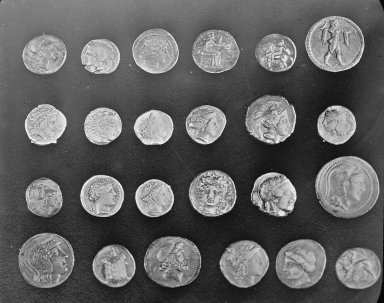
#> input picture skimage.data.coins(), 384 x 303 px
$ jupyter execute --allow-errors Untitled.ipynb   (shell and % lines are left out)   (older library calls are emulated)
#> lines starting #> are read from the running program, lines starting #| are printed output that depends on the picture; after the words box and inside, x2 and y2 are one past the last pixel; in counts of white or black regions, pixels touching at a corner belong together; long printed decimals are rounded
[cell 1]
import numpy as np
a = np.random.randn(4,3)
b = np.random.randn(3,2)
c =a.dot(b);
print (c)

#> (a cell that did not finish here is left out)

[cell 3]
import matplotlib.pyplot as plt
from matplotlib.gridspec import GridSpec

from skimage import data, transform, exposure
from skimage.util import compare_images


img1 = data.coins()
#> img1 is the input picture: shape (303, 384); min 1, max 252, mean 96.9
img1_equalized = exposure.equalize_hist(img1)
img2 = transform.rotate(img1, 2)


comp_equalized = compare_images(img1, img1_equalized, method='checkerboard')
diff_rotated = compare_images(img1, img2, method='diff')
blend_rotated = compare_images(img1, img2, method='blend')

[cell 4]
fig = plt.figure(figsize=(8, 9))

gs = GridSpec(3, 2)
ax0 = fig.add_subplot(gs[0, 0])
ax1 = fig.add_subplot(gs[0, 1])
ax2 = fig.add_subplot(gs[1:, :])

ax0.imshow(img1, cmap='gray')
ax0.set_title('Original')
ax1.imshow(img1_equalized, cmap='gray')
ax1.set_title('Equalized')
ax2.imshow(comp_equalized, cmap='gray')
ax2.set_title('Checkerboard comparison')
for a in (ax0, ax1, ax2):
    a.axis('off')
plt.tight_layout()
plt.plot()

[cell 5]
import cv2

# load images
image1 = cv2.imread("left.jpg")
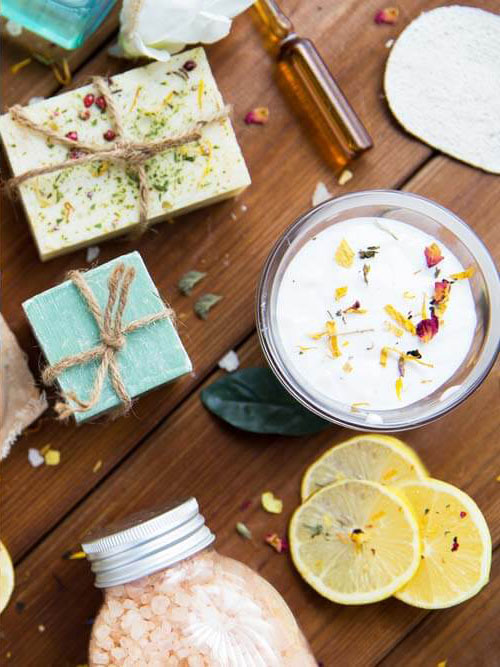
#> input picture bot/notebook_dir/left.jpg, 500 x 667 px
#> image1 is the input picture: shape (667, 500, 3); mean B, G, R 120.2, 143.7, 163.2
image2 = cv2.imread("right.jpg")
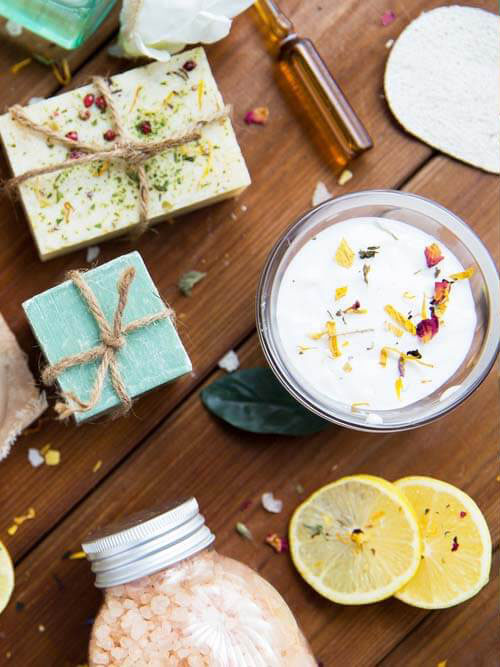
#> input picture bot/notebook_dir/right.jpg, 500 x 667 px
#> image2 is the input picture: shape (667, 500, 3); mean B, G, R 118.8, 142.1, 162

# compute difference
difference = cv2.subtract(image1, image2)

# color the mask red
Conv_hsv_Gray = cv2.cvtColor(difference, cv2.COLOR_BGR2GRAY)
ret, mask = cv2.threshold(Conv_hsv_Gray, 0, 255,cv2.THRESH_BINARY_INV |cv2.THRESH_OTSU)
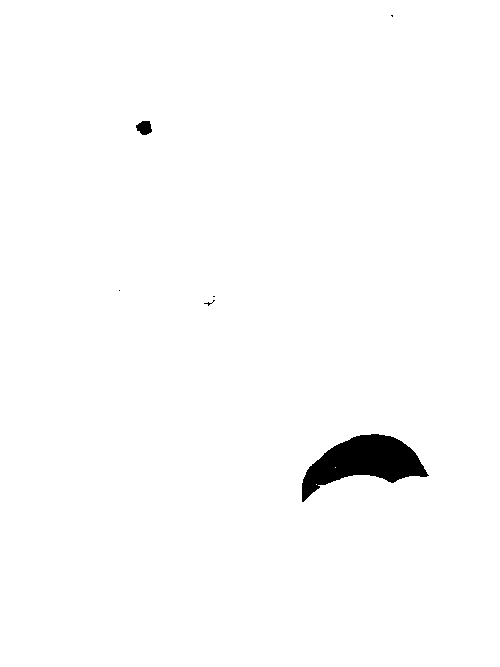
#> mask: shape (667, 500); 98.7% white; 6 black regions (4 under 20 px), largest, box (x1, y1, x2, y2) and area: (302, 434, 429, 502) 4221, (136, 121, 152, 135) 166
#> ret = 62
difference[mask != 255] = [0, 0, 255]
#> difference: shape (667, 500, 3); mean B, G, R 3, 1.9, 5.6

# add the red mask to the images to make the differences obvious
image1[mask != 255] = [0, 0, 255]
#> image1: shape (667, 500, 3); 1.32% of pixels changed, all inside (x1, y1, x2, y2) = (119, 15, 429, 502)
image2[mask != 255] = [0, 0, 255]
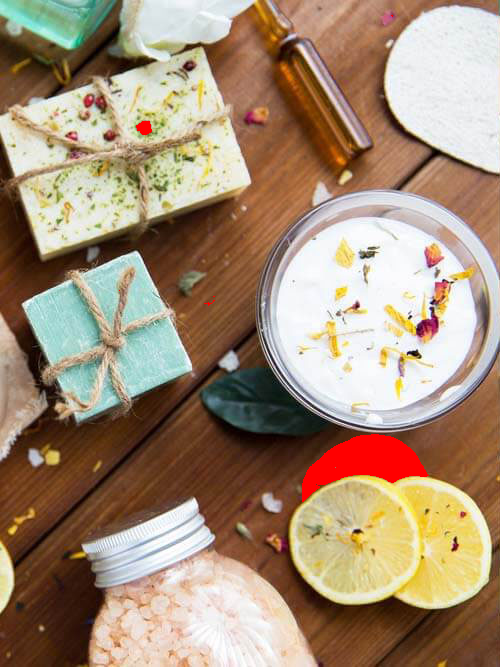
#> image2: shape (667, 500, 3); 1.32% of pixels changed, all inside (x1, y1, x2, y2) = (119, 15, 429, 502)

# store images
cv2.imwrite('diffOverImage1.png', image1)
cv2.imwrite('diffOverImage2.png', image1)
cv2.imwrite('diff.png', difference)
#> Out = True

#> (a cell that did not finish here is left out)

[cell 7]
from skimage.measure import compare_ssim
import cv2
import numpy as np

before = cv2.imread('left.jpg')
after = cv2.imread('right.jpg')

# Convert images to grayscale
before_gray = cv2.cvtColor(before, cv2.COLOR_BGR2GRAY)
after_gray = cv2.cvtColor(after, cv2.COLOR_BGR2GRAY)

# Compute SSIM between two images
(score, diff) = compare_ssim(before_gray, after_gray, full=True)
#> score = 0.92
print("Image similarity", score)
#| Image similarity 0.9199

# The diff image contains the actual image differences between the two images
# and is represented as a floating point data type in the range [0,1]
# so we must convert the array to 8-bit unsigned integers in the range
# [0,255] before we can use it with OpenCV
diff = (diff * 255).astype("uint8")

# Threshold the difference image, followed by finding contours to
# obtain the regions of the two input images that differ
thresh = cv2.threshold(diff, 0, 255, cv2.THRESH_BINARY_INV | cv2.THRESH_OTSU)[1]
#> thresh: shape (667, 500); 2.5% white; 103 white regions (84 under 20 px)
contours = cv2.findContours(thresh.copy(), cv2.RETR_EXTERNAL, cv2.CHAIN_APPROX_SIMPLE)
#> contours = 97 contours, 86 with area under 20; largest, box (x1, y1, x2, y2) and area: (294, 432, 434, 502) 5281, (101, 263, 127, 335) 934, (190, 291, 225, 325) 615, (368, 4, 401, 31) 593, (5, 506, 38, 538) 488
contours = contours[0] if len(contours) == 2 else contours[1]

mask = np.zeros(before.shape, dtype='uint8')
filled_after = after.copy()

for c in contours:
    area = cv2.contourArea(c)
    if area > 40:
        x,y,w,h = cv2.boundingRect(c)
        cv2.rectangle(before, (x, y), (x + w, y + h), (36,255,12), 2)
        cv2.rectangle(after, (x, y), (x + w, y + h), (36,255,12), 2)
        cv2.drawContours(mask, [c], 0, (0,255,0), -1)
        cv2.drawContours(filled_after, [c], 0, (0,255,0), -1)
#> this loop made 97 passes
#> (area, x, y, w, h) on passes 16, 19, 58, 71, 88, 94: (488.5, 5, 506, 33, 32), (5281, 294, 432, 140, 70), (615, 190, 291, 35, 34), (934.5, 101, 263, 26, 72), (333, 134, 118, 21, 22), (593, 368, 4, 33, 27)
#> area on passes 25, 49: 22, 31
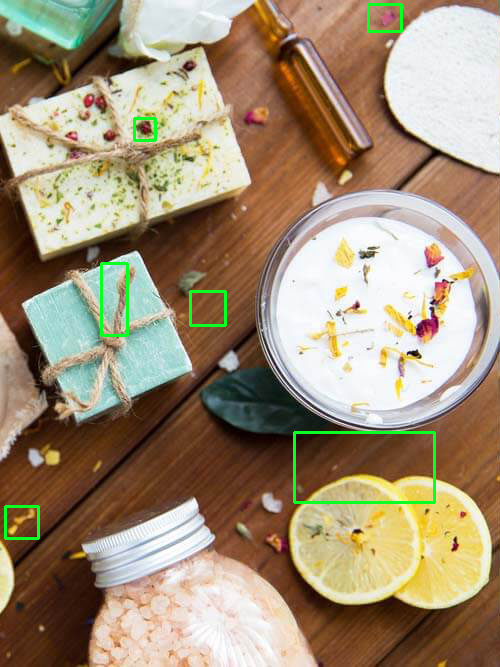
#> after: shape (667, 500, 3); 0.97% of pixels changed, all inside (x1, y1, x2, y2) = (4, 3, 436, 540)
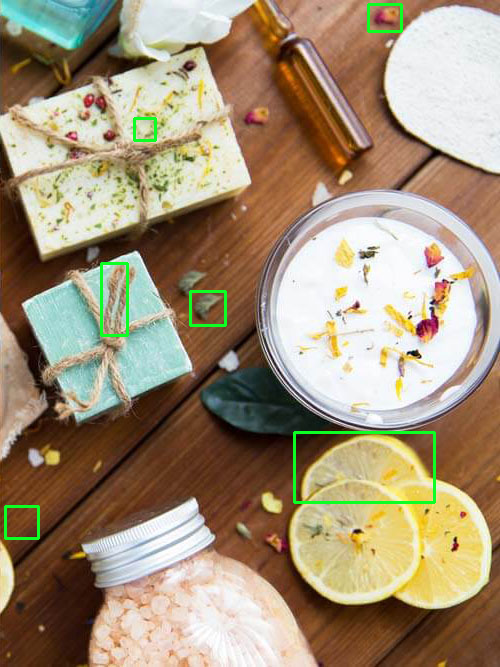
#> before: shape (667, 500, 3); 0.97% of pixels changed, all inside (x1, y1, x2, y2) = (4, 3, 436, 540)
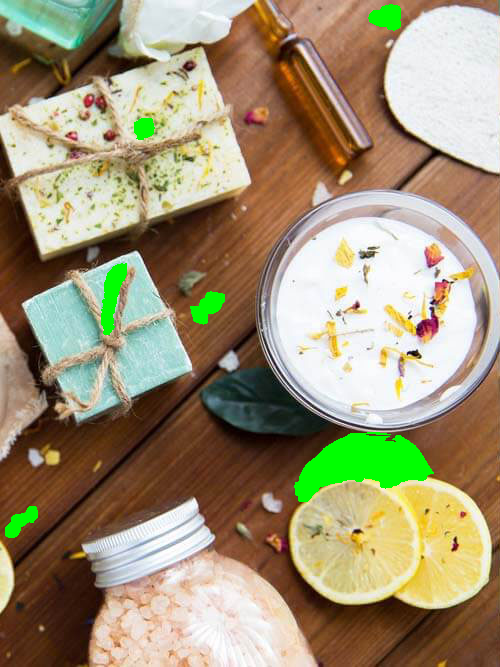
#> filled_after: shape (667, 500, 3); 2.61% of pixels changed, all inside (x1, y1, x2, y2) = (5, 4, 434, 538)
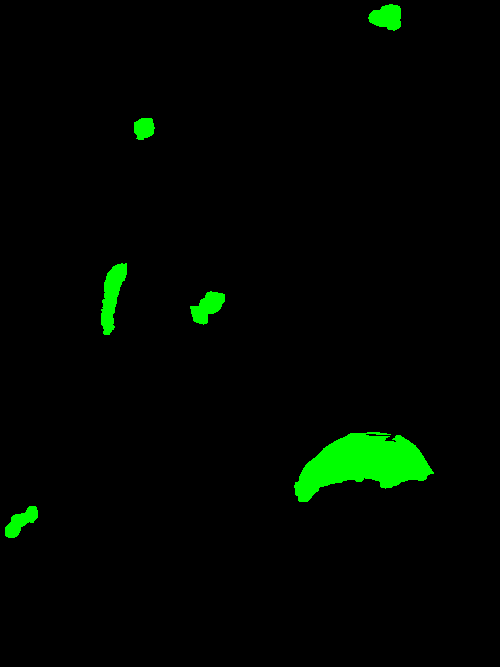
#> mask: shape (667, 500, 3); mean B, G, R 0, 6.7, 0

cv2.imshow('before', before)
cv2.imshow('after', after)
cv2.imshow('diff',diff)
cv2.imshow('mask',mask)
cv2.imshow('filled after',filled_after)
cv2.waitKey(0)
#> Out = 27

[cell 8]
from skimage.measure import compare_ssim
import argparse
import imutils
import cv2
imageA = cv2.imread("left.jpg")
imageB = cv2.imread("right.jpg")
# convert the images to grayscale
grayA = cv2.cvtColor(imageA, cv2.COLOR_BGR2GRAY)
grayB = cv2.cvtColor(imageB, cv2.COLOR_BGR2GRAY)

[cell 9]
(score, diff) = compare_ssim(grayA, grayB, full=True)
diff = (diff * 255).astype("uint8")
print("SSIM: {}".format(score))
#| SSIM: 0.9199

[cell 10]
thresh = cv2.threshold(diff, 0, 255,
	cv2.THRESH_BINARY_INV | cv2.THRESH_OTSU)[1]
cnts = cv2.findContours(thresh.copy(), cv2.RETR_EXTERNAL,
	cv2.CHAIN_APPROX_SIMPLE)
#> cnts has the same summary as contours
cnts = imutils.grab_contours(cnts)

[cell 11]
from matplotlib import pyplot as plt
# loop over the contours
for c in cnts:
    # compute the bounding box of the contour and then draw the
    #bounding box on both input images to represent where the two
    # images differ
    (x, y, w, h) = cv2.boundingRect(c)
    cv2.rectangle(imageA, (x, y), (x + w, y + h), (0, 0, 255), 2)
    cv2.rectangle(imageB, (x, y), (x + w, y + h), (0, 0, 255), 2)
#> this loop made 97 passes
#> (x, y, w, h) on passes 2, 3, 4, 6, 8, 9, 11, 12, 14, 15, 16, 17: (288, 616, 1, 1), (497, 612, 3, 7), (280, 605, 5, 6), (282, 589, 1, 1), (494, 564, 6, 9), (107, 552, 1, 1), (447, 538, 3, 8), (439, 528, 4, 4), (206, 512, 1, 1), (180, 509, 4, 9), (5, 506, 33, 32), (0, 477, 3, 6)
#> (c, x, y, w, h) on passes 1, 5, 7, 10, 13, 18: ([[165, 631], [166, 631]], 165, 631, 2, 1), ([[184, 602], [184, 603], [185, 603], [185, 602]], 184, 602, 2, 2), ([[494, 573], [493, 574], [493, 575], [494, 574]], 493, 573, 2, 3), ([[446, 547], [446, 548]], 446, 547, 1, 2), ([[276, 516], [280, 516]], 276, 516, 5, 1), ([[499, 459], [499, 460]], 499, 459, 1, 2)
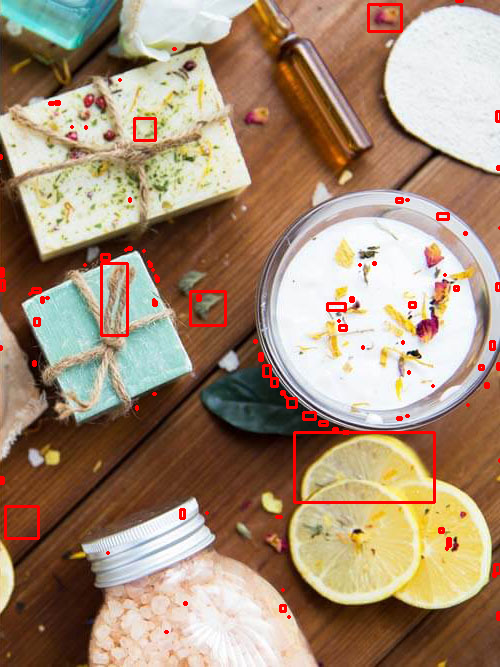
#> imageA: shape (667, 500, 3); 1.9% of pixels changed, all inside (x1, y1, x2, y2) = (0, 0, 500, 634)
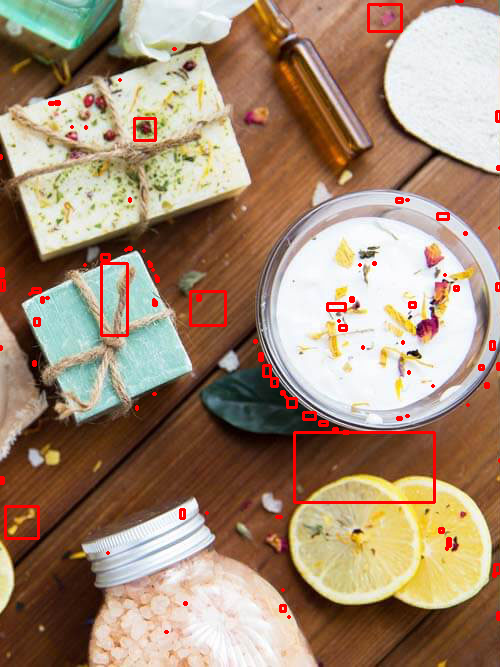
#> imageB: shape (667, 500, 3); 1.9% of pixels changed, all inside (x1, y1, x2, y2) = (0, 0, 500, 634)
    #print(1)
# show the output images
plt.imshow( imageA)
